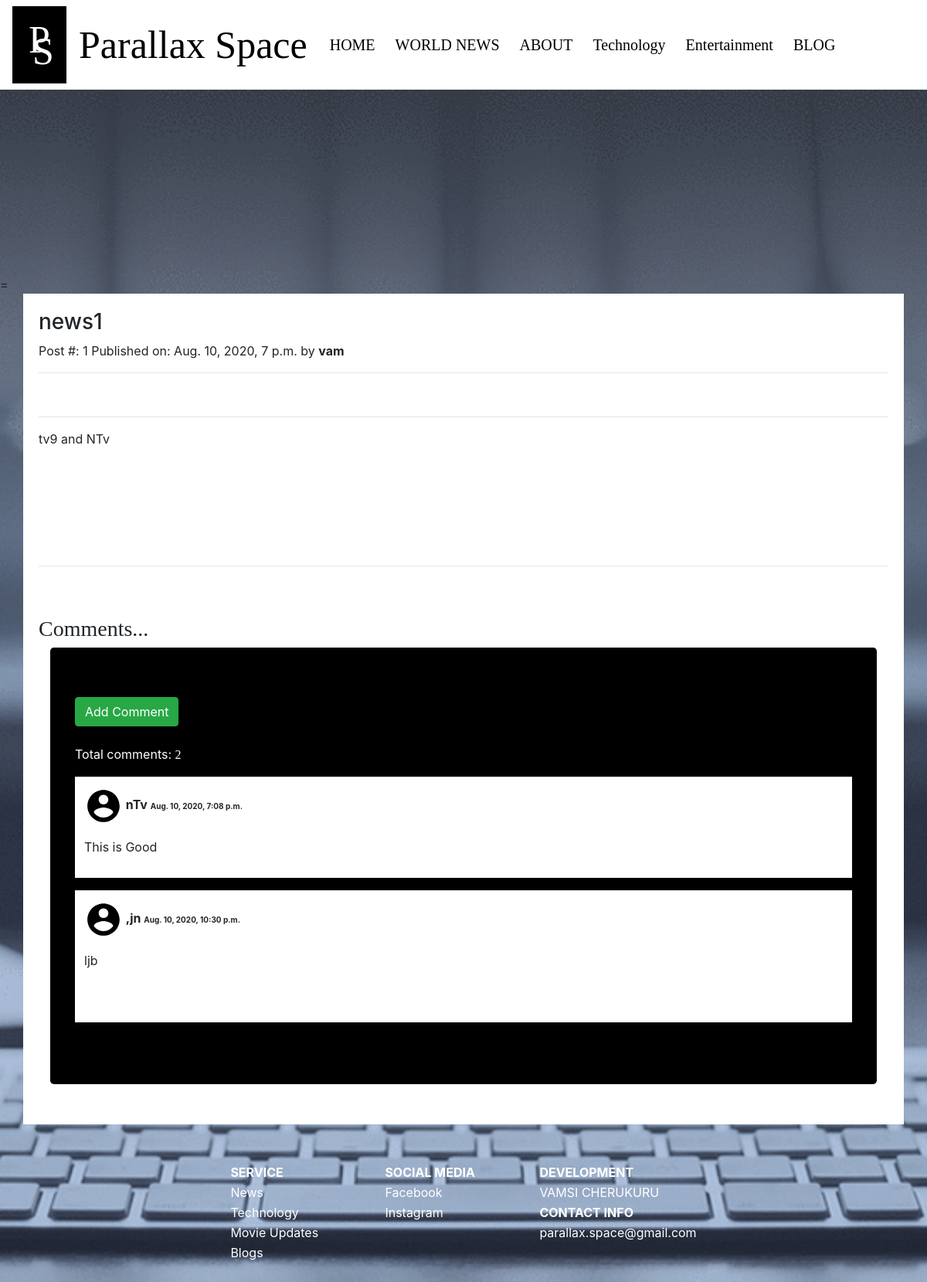
Screenshot of /news/1 with the database file from the repository.
### ls/models.py (models this page shows, shortened)
class NewsPost(models.Model):
    author = models.ForeignKey('auth.User',on_delete=models.CASCADE,default='auth.User')
    Title = models.CharField(max_length=256)
    Description = RichTextField()
    photo = models.ImageField(upload_to='article_pics',default='default.png', blank=True)
    photodes = models.TextField(max_length=1000,blank=True,default='')
    photo1 = models.ImageField(upload_to='article_pics',default='default.png', blank=True)
    photo2 = models.ImageField(upload_to='article_pics',default='default.png', blank=True)
    photo3 = models.ImageField(upload_to='article_pics',default='default.png', blank=True)
    post_date = models.DateTimeField(auto_now_add=True)

class NewsComment(models.Model):
    Post = models.ForeignKey(NewsPost,related_name='newscomments',null=True,on_delete=models.CASCADE)
    commentor_name = models.CharField(max_length=200)
    comment_text = RichTextField()
    comment_date = models.DateTimeField(auto_now_add=True)

### ls/views.py (the view)
# urls.py: path('news/<int:pk>',views.NewsPostDetail.as_view(),name='news_detail'),
class NewsPostDetail(DetailView):
    model = models.NewsPost
    context_object_name = 'post_detail'
    template_name = 'news_detail.html'

### ls/templates/news_detail.html (shortened to what this page needs)
{% extends 'base.html' %}
{% load static %}
{% block body_block %}
<br><br><br><br><br><br><br><br><br><br>
=
<div class="container col-lg-12 col-sm-6">
    <div class="container" style="background-color: white; padding:20px;">
        <h3>{{post_detail.Title}}</h3>
        <p> Post #: {{post_detail.id}}
            Published on: {{post_detail.post_date}} by <span style="font-weight: bold;">{{post_detail.author}}</span>
        </p><hr>
        {% if post_detail.photo %}
<center><img src="{{post_detail.photo.url}}" alt="" width="500px;"><br>
    <hr>
</center>
<p>{{post_detail.Description|safe}}</p>
        {% endif %}
            <center>
                <br><br><br><br><br>
            </center><hr>
<br><br>
            <h3 style="font-family:Dekar;">Comments...</h3>
        <div class="container">
            <div class="jumbotron" style="background-color:black">
                <a type="button"  href="{% url 'ls:NewsCommentAdd' pk=post_detail.pk %}" class="btn btn-success">Add Comment</a>
                <br><br><p style="color: white; "> Total comments:
                    <span style=" font-family:Dekar">
                        {{post_detail.newscomments.count}}
                    </span>
                    </p>
                    {% for comment in post_detail.newscomments.all %}
                    <table class="table table-light" >
                        <tbody >
                            <tr >
                                <td  style="background-color: white;">
                                <p style="font-weight:bold;">
                                    <img src="{% static 'images/account.svg' %}" style="width: 50px;" alt="">
                                    {{comment.commentor_name}}
                                     <span style="font-size: 10px;">{{comment.comment_date}}</span>
                                </p>
                                <p style="margin-left: 50px;">
                                    {{comment.comment_text|safe}}</p>
                            </td>
                              </tr>
                        </tbody>
                        </table>
                    {% endfor %}
            </div>
        </div>
    </div>
</div>
{% endblock %}

### rows the page displays
NewsPost: Title "news1", id "1", post_date "Aug. 10, 2020, 7 p.m.", author "vam", Description "tv9 and NTv", newscomments.count "2"
NewsComment: commentor_name "nTv", comment_date "Aug. 10, 2020, 7:08 p.m.", comment_text "This is Good"
NewsComment: commentor_name ",jn", comment_date "Aug. 10, 2020, 10:30 p.m.", comment_text "ljb"
